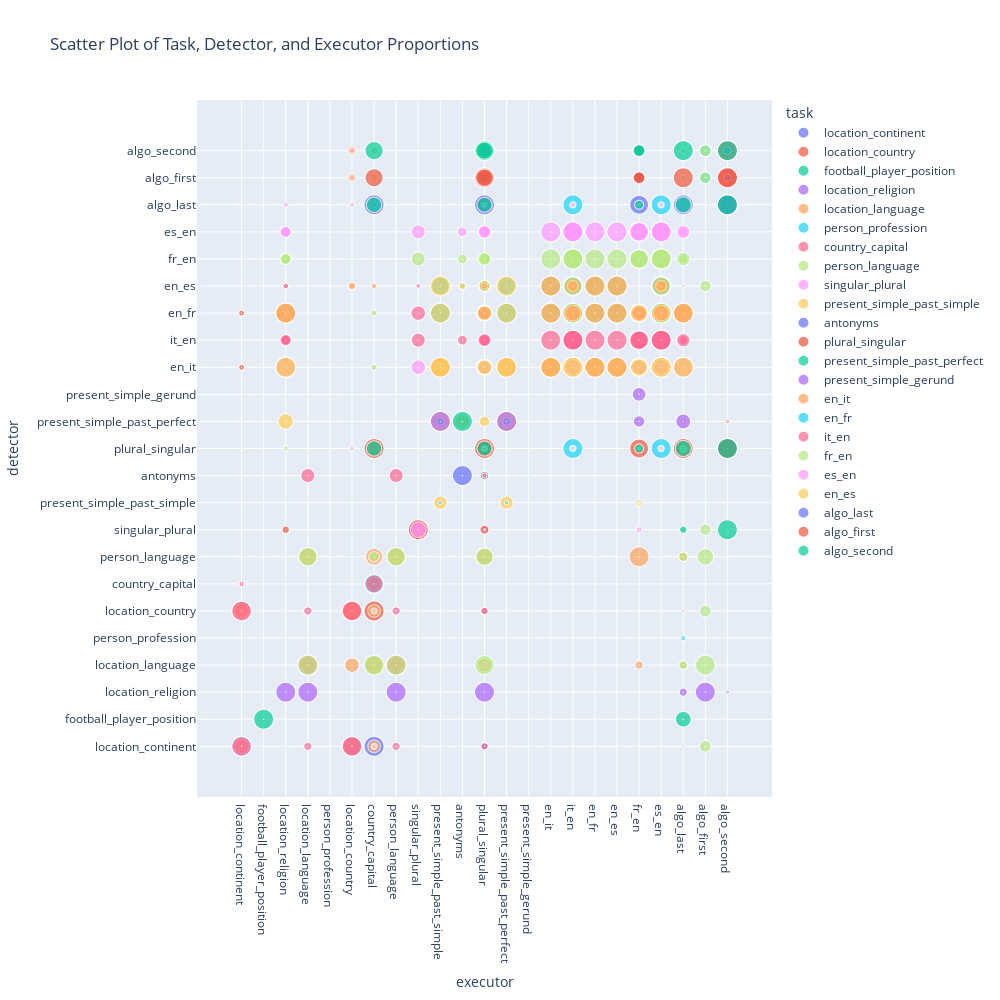

Notebook code cell kept with this figure:
### Code cell
import json
import pandas as pd
import numpy as np
import plotly.express as px

# Load the data
with open("micrlhf-progress/attn_results_4.jsonl") as f:
    results = [json.loads(line) for line in f]

results = pd.DataFrame(results)



results["source"] = results["source"].map(detectors).apply(lambda x: ", ".join(x))
results["target"] = results["target"].map(executors).apply(lambda x: ", ".join(x))

_all_tasks = results["task"].unique().tolist()


all_tasks = list(tasks.keys())

print(
    [x for x in all_tasks if x not in _all_tasks]
)

all_detectors = all_tasks  # Sort detectors
all_executors = all_tasks  # Sort executors to mirror detectors

# Prepare data for splatter plot
scatter_data = {
    'task': [],
    'detector': [],
    'executor': [],
    'value': []
}

for task in all_tasks:
    task_results = results[results["task"] == task]

    max_value = task_results["proportions"].apply(lambda x: np.mean(x)).max()
    # max_value = 1
    
    for detector in all_detectors:
        for executor in all_executors:
            entry = task_results[(task_results["source"].str.contains(detector)) & (task_results["target"].str.contains(executor))]
            value = np.mean(entry["proportions"].values[0]) / max_value if len(entry) > 0 else 0
            

            if len(entry) > 0:
                detector_tasks = entry["source"].values[0]
                if task in detector_tasks and task != detector:
                    task = detector
            scatter_data['task'].append(task)
            scatter_data['detector'].append(detector)
            scatter_data['executor'].append(executor)
            scatter_data['value'].append(value)

# Create DataFrame for scatter plot
scatter_df = pd.DataFrame(scatter_data)

# Create scatter plot with sorted x and y labels
fig = px.scatter(
    scatter_df,
    x="executor",
    y="detector",
    size="value",
    color="task",
    hover_data={"task": True, "detector": True, "executor": True, "value": True},
    title="Scatter Plot of Task, Detector, and Executor Proportions"
)

# Sort the x-axis to mirror the sorted y-axis (detectors)
fig.update_layout(
    height=1000,
    width=1000,
    xaxis_categoryorder='array',
    xaxis_categoryarray=all_detectors  # Sorting x-axis in the same order as detectors
)


fig.write_image("images/fig1.svg")
# Display the plot
fig.show()

### Figure 1 — Plotly figure (JSON) as saved in the notebook; plotly's stock layout.template omitted (floating-point values rounded to 4 significant figures; data arrays with more than 128 entries replaced by an {"elided": "..."} marker saying what was removed)
{"data": [{"customdata": {"elided": "230x2 mixed values"}, "hovertemplate": "task=%{customdata[0]}<br>executor=%{x}<br>detector=%{y}<br>value=%{customdata[1]}<extra></extra>", "legendgroup": "location_continent", "marker": {"color": "#636efa", "size": {"elided": "230 float values"}, "sizemode": "area", "sizeref": 0.0025, "symbol": "circle"}, "mode": "markers", "name": "location_continent", "showlegend": true, "type": "scattergl", "x": {"elided": "230 str values"}, "xaxis": "x", "y": {"elided": "230 str values"}, "yaxis": "y"}, {"customdata": {"elided": "828x2 mixed values"}, "hovertemplate": "task=%{customdata[0]}<br>executor=%{x}<br>detector=%{y}<br>value=%{customdata[1]}<extra></extra>", "legendgroup": "location_country", "marker": {"color": "#EF553B", "size": {"elided": "828 float values"}, "sizemode": "area", "sizeref": 0.0025, "symbol": "circle"}, "mode": "markers", "name": "location_country", "showlegend": true, "type": "scattergl", "x": {"elided": "828 str values"}, "xaxis": "x", "y": {"elided": "828 str values"}, "yaxis": "y"}, {"customdata": {"elided": "529x2 mixed values"}, "hovertemplate": "task=%{customdata[0]}<br>executor=%{x}<br>detector=%{y}<br>value=%{customdata[1]}<extra></extra>", "legendgroup": "football_player_position", "marker": {"color": "#00cc96", "size": {"elided": "529 float values"}, "sizemode": "area", "sizeref": 0.0025, "symbol": "circle"}, "mode": "markers", "name": "football_player_position", "showlegend": true, "type": "scattergl", "x": {"elided": "529 str values"}, "xaxis": "x", "y": {"elided": "529 str values"}, "yaxis": "y"}, {"customdata": {"elided": "529x2 mixed values"}, "hovertemplate": "task=%{customdata[0]}<br>executor=%{x}<br>detector=%{y}<br>value=%{customdata[1]}<extra></extra>", "legendgroup": "location_religion", "marker": {"color": "#ab63fa", "size": {"elided": "529 float values"}, "sizemode": "area", "sizeref": 0.0025, "symbol": "circle"}, "mode": "markers", "name": "location_religion", "showlegend": true, "type": "scattergl", "x": {"elided": "529 str values"}, "xaxis": "x", "y": {"elided": "529 str values"}, "yaxis": "y"}, {"customdata": {"elided": "529x2 mixed values"}, "hovertemplate": "task=%{customdata[0]}<br>executor=%{x}<br>detector=%{y}<br>value=%{customdata[1]}<extra></extra>", "legendgroup": "location_language", "marker": {"color": "#FFA15A", "size": {"elided": "529 float values"}, "sizemode": "area", "sizeref": 0.0025, "symbol": "circle"}, "mode": "markers", "name": "location_language", "showlegend": true, "type": "scattergl", "x": {"elided": "529 str values"}, "xaxis": "x", "y": {"elided": "529 str values"}, "yaxis": "y"}, {"customdata": {"elided": "529x2 mixed values"}, "hovertemplate": "task=%{customdata[0]}<br>executor=%{x}<br>detector=%{y}<br>value=%{customdata[1]}<extra></extra>", "legendgroup": "person_profession", "marker": {"color": "#19d3f3", "size": {"elided": "529 float values"}, "sizemode": "area", "sizeref": 0.0025, "symbol": "circle"}, "mode": "markers", "name": "person_profession", "showlegend": true, "type": "scattergl", "x": {"elided": "529 str values"}, "xaxis": "x", "y": {"elided": "529 str values"}, "yaxis": "y"}, {"customdata": {"elided": "529x2 mixed values"}, "hovertemplate": "task=%{customdata[0]}<br>executor=%{x}<br>detector=%{y}<br>value=%{customdata[1]}<extra></extra>", "legendgroup": "country_capital", "marker": {"color": "#FF6692", "size": {"elided": "529 float values"}, "sizemode": "area", "sizeref": 0.0025, "symbol": "circle"}, "mode": "markers", "name": "country_capital", "showlegend": true, "type": "scattergl", "x": {"elided": "529 str values"}, "xaxis": "x", "y": {"elided": "529 str values"}, "yaxis": "y"}, {"customdata": {"elided": "529x2 mixed values"}, "hovertemplate": "task=%{customdata[0]}<br>executor=%{x}<br>detector=%{y}<br>value=%{customdata[1]}<extra></extra>", "legendgroup": "person_language", "marker": {"color": "#B6E880", "size": {"elided": "529 float values"}, "sizemode": "area", "sizeref": 0.0025, "symbol": "circle"}, "mode": "markers", "name": "person_language", "showlegend": true, "type": "scattergl", "x": {"elided": "529 str values"}, "xaxis": "x", "y": {"elided": "529 str values"}, "yaxis": "y"}, {"customdata": {"elided": "529x2 mixed values"}, "hovertemplate": "task=%{customdata[0]}<br>executor=%{x}<br>detector=%{y}<br>value=%{customdata[1]}<extra></extra>", "legendgroup": "singular_plural", "marker": {"color": "#FF97FF", "size": {"elided": "529 float values"}, "sizemode": "area", "sizeref": 0.0025, "symbol": "circle"}, "mode": "markers", "name": "singular_plural", "showlegend": true, "type": "scattergl", "x": {"elided": "529 str values"}, "xaxis": "x", "y": {"elided": "529 str values"}, "yaxis": "y"}, {"customdata": {"elided": "529x2 mixed values"}, "hovertemplate": "task=%{customdata[0]}<br>executor=%{x}<br>detector=%{y}<br>value=%{customdata[1]}<extra></extra>", "legendgroup": "present_simple_past_simple", "marker": {"color": "#FECB52", "size": {"elided": "529 float values"}, "sizemode": "area", "sizeref": 0.0025, "symbol": "circle"}, "mode": "markers", "name": "present_simple_past_simple", "showlegend": true, "type": "scattergl", "x": {"elided": "529 str values"}, "xaxis": "x", "y": {"elided": "529 str values"}, "yaxis": "y"}, {"customdata": {"elided": "529x2 mixed values"}, "hovertemplate": "task=%{customdata[0]}<br>executor=%{x}<br>detector=%{y}<br>value=%{customdata[1]}<extra></extra>", "legendgroup": "antonyms", "marker": {"color": "#636efa", "size": {"elided": "529 float values"}, "sizemode": "area", "sizeref": 0.0025, "symbol": "circle"}, "mode": "markers", "name": "antonyms", "showlegend": true, "type": "scattergl", "x": {"elided": "529 str values"}, "xaxis": "x", "y": {"elided": "529 str values"}, "yaxis": "y"}, {"customdata": {"elided": "736x2 mixed values"}, "hovertemplate": "task=%{customdata[0]}<br>executor=%{x}<br>detector=%{y}<br>value=%{customdata[1]}<extra></extra>", "legendgroup": "plural_singular", "marker": {"color": "#EF553B", "size": {"elided": "736 float values"}, "sizemode": "area", "sizeref": 0.0025, "symbol": "circle"}, "mode": "markers", "name": "plural_singular", "showlegend": true, "type": "scattergl", "x": {"elided": "736 str values"}, "xaxis": "x", "y": {"elided": "736 str values"}, "yaxis": "y"}, {"customdata": {"elided": "529x2 mixed values"}, "hovertemplate": "task=%{customdata[0]}<br>executor=%{x}<br>detector=%{y}<br>value=%{customdata[1]}<extra></extra>", "legendgroup": "present_simple_past_perfect", "marker": {"color": "#00cc96", "size": {"elided": "529 float values"}, "sizemode": "area", "sizeref": 0.0025, "symbol": "circle"}, "mode": "markers", "name": "present_simple_past_perfect", "showlegend": true, "type": "scattergl", "x": {"elided": "529 str values"}, "xaxis": "x", "y": {"elided": "529 str values"}, "yaxis": "y"}, {"customdata": {"elided": "529x2 mixed values"}, "hovertemplate": "task=%{customdata[0]}<br>executor=%{x}<br>detector=%{y}<br>value=%{customdata[1]}<extra></extra>", "legendgroup": "present_simple_gerund", "marker": {"color": "#ab63fa", "size": {"elided": "529 float values"}, "sizemode": "area", "sizeref": 0.0025, "symbol": "circle"}, "mode": "markers", "name": "present_simple_gerund", "showlegend": true, "type": "scattergl", "x": {"elided": "529 str values"}, "xaxis": "x", "y": {"elided": "529 str values"}, "yaxis": "y"}, {"customdata": {"elided": "416x2 mixed values"}, "hovertemplate": "task=%{customdata[0]}<br>executor=%{x}<br>detector=%{y}<br>value=%{customdata[1]}<extra></extra>", "legendgroup": "en_it", "marker": {"color": "#FFA15A", "size": {"elided": "416 float values"}, "sizemode": "area", "sizeref": 0.0025, "symbol": "circle"}, "mode": "markers", "name": "en_it", "showlegend": true, "type": "scattergl", "x": {"elided": "416 str values"}, "xaxis": "x", "y": {"elided": "416 str values"}, "yaxis": "y"}, {"customdata": {"elided": "642x2 mixed values"}, "hovertemplate": "task=%{customdata[0]}<br>executor=%{x}<br>detector=%{y}<br>value=%{customdata[1]}<extra></extra>", "legendgroup": "en_fr", "marker": {"color": "#19d3f3", "size": {"elided": "642 float values"}, "sizemode": "area", "sizeref": 0.0025, "symbol": "circle"}, "mode": "markers", "name": "en_fr", "showlegend": true, "type": "scattergl", "x": {"elided": "642 str values"}, "xaxis": "x", "y": {"elided": "642 str values"}, "yaxis": "y"}, {"customdata": {"elided": "554x2 mixed values"}, "hovertemplate": "task=%{customdata[0]}<br>executor=%{x}<br>detector=%{y}<br>value=%{customdata[1]}<extra></extra>", "legendgroup": "it_en", "marker": {"color": "#FF6692", "size": {"elided": "554 float values"}, "sizemode": "area", "sizeref": 0.0025, "symbol": "circle"}, "mode": "markers", "name": "it_en", "showlegend": true, "type": "scattergl", "x": {"elided": "554 str values"}, "xaxis": "x", "y": {"elided": "554 str values"}, "yaxis": "y"}, {"customdata": {"elided": "416x2 mixed values"}, "hovertemplate": "task=%{customdata[0]}<br>executor=%{x}<br>detector=%{y}<br>value=%{customdata[1]}<extra></extra>", "legendgroup": "fr_en", "marker": {"color": "#B6E880", "size": {"elided": "416 float values"}, "sizemode": "area", "sizeref": 0.0025, "symbol": "circle"}, "mode": "markers", "name": "fr_en", "showlegend": true, "type": "scattergl", "x": {"elided": "416 str values"}, "xaxis": "x", "y": {"elided": "416 str values"}, "yaxis": "y"}, {"customdata": {"elided": "617x2 mixed values"}, "hovertemplate": "task=%{customdata[0]}<br>executor=%{x}<br>detector=%{y}<br>value=%{customdata[1]}<extra></extra>", "legendgroup": "es_en", "marker": {"color": "#FF97FF", "size": {"elided": "617 float values"}, "sizemode": "area", "sizeref": 0.0025, "symbol": "circle"}, "mode": "markers", "name": "es_en", "showlegend": true, "type": "scattergl", "x": {"elided": "617 str values"}, "xaxis": "x", "y": {"elided": "617 str values"}, "yaxis": "y"}, {"customdata": {"elided": "529x2 mixed values"}, "hovertemplate": "task=%{customdata[0]}<br>executor=%{x}<br>detector=%{y}<br>value=%{customdata[1]}<extra></extra>", "legendgroup": "en_es", "marker": {"color": "#FECB52", "size": {"elided": "529 float values"}, "sizemode": "area", "sizeref": 0.0025, "symbol": "circle"}, "mode": "markers", "name": "en_es", "showlegend": true, "type": "scattergl", "x": {"elided": "529 str values"}, "xaxis": "x", "y": {"elided": "529 str values"}, "yaxis": "y"}, {"customdata": {"elided": "322x2 mixed values"}, "hovertemplate": "task=%{customdata[0]}<br>executor=%{x}<br>detector=%{y}<br>value=%{customdata[1]}<extra></extra>", "legendgroup": "algo_last", "marker": {"color": "#636efa", "size": {"elided": "322 float values"}, "sizemode": "area", "sizeref": 0.0025, "symbol": "circle"}, "mode": "markers", "name": "algo_last", "showlegend": true, "type": "scattergl", "x": {"elided": "322 str values"}, "xaxis": "x", "y": {"elided": "322 str values"}, "yaxis": "y"}, {"customdata": {"elided": "540x2 mixed values"}, "hovertemplate": "task=%{customdata[0]}<br>executor=%{x}<br>detector=%{y}<br>value=%{customdata[1]}<extra></extra>", "legendgroup": "algo_first", "marker": {"color": "#EF553B", "size": {"elided": "540 float values"}, "sizemode": "area", "sizeref": 0.0025, "symbol": "circle"}, "mode": "markers", "name": "algo_first", "showlegend": true, "type": "scattergl", "x": {"elided": "540 str values"}, "xaxis": "x", "y": {"elided": "540 str values"}, "yaxis": "y"}, {"customdata": {"elided": "518x2 mixed values"}, "hovertemplate": "task=%{customdata[0]}<br>executor=%{x}<br>detector=%{y}<br>value=%{customdata[1]}<extra></extra>", "legendgroup": "algo_second", "marker": {"color": "#00cc96", "size": {"elided": "518 float values"}, "sizemode": "area", "sizeref": 0.0025, "symbol": "circle"}, "mode": "markers", "name": "algo_second", "showlegend": true, "type": "scattergl", "x": {"elided": "518 str values"}, "xaxis": "x", "y": {"elided": "518 str values"}, "yaxis": "y"}], "layout": {"height": 1000, "legend": {"itemsizing": "constant", "title": {"text": "task"}, "tracegroupgap": 0}, "title": {"text": "Scatter Plot of Task, Detector, and Executor Proportions"}, "width": 1000, "xaxis": {"anchor": "y", "categoryarray": ["location_continent", "football_player_position", "location_religion", "location_language", "person_profession", "location_country", "country_capital", "person_language", "singular_plural", "present_simple_past_simple", "antonyms", "plural_singular", "present_simple_past_perfect", "present_simple_gerund", "en_it", "it_en", "en_fr", "en_es", "fr_en", "es_en", "algo_last", "algo_first", "algo_second"], "categoryorder": "array", "domain": [0, 1], "title": {"text": "executor"}}, "yaxis": {"anchor": "x", "domain": [0, 1], "title": {"text": "detector"}}}}
